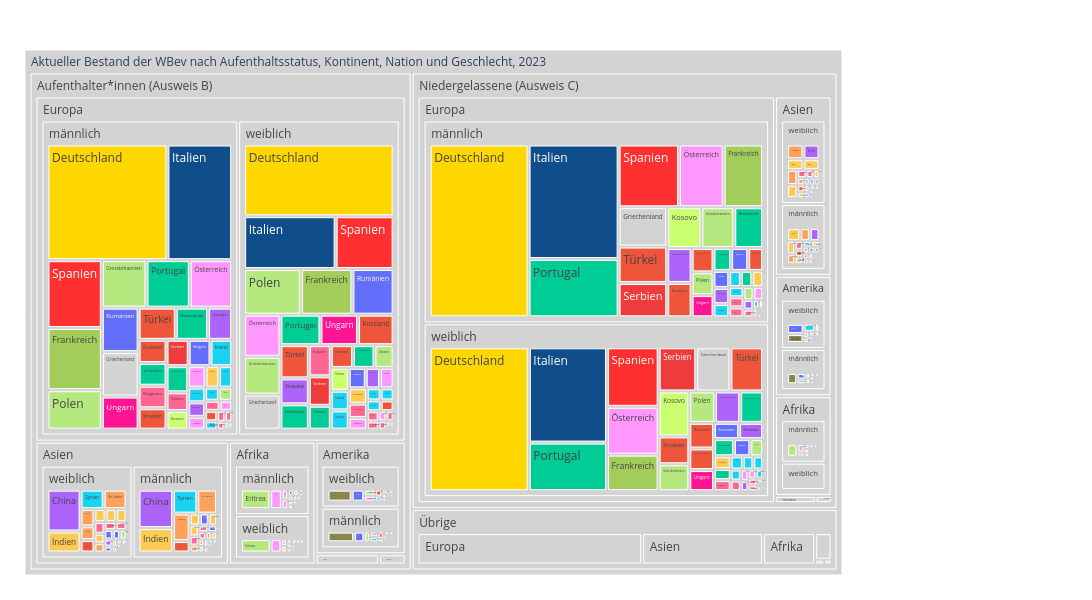

Here is the notebook cell this chart was saved with:
### Code cell
myTitle="Aktueller Bestand der WBev nach Aufenthaltsstatus, Kontinent, Nation und Geschlecht, "+data_max_date

fig = px.treemap(myTreemapAgg.reset_index().query('sum_WBev > 0'), path=[px.Constant(myTitle)
                                                   ,'AufArt2AggLang_noDM', 'KontinentLang', 'SexLang', 'NationHistLang']
                 , values='sum_WBev'
                 , color='NationHistLang'
                 ## bei discrete scales (bei Klassen und Strings):                 
                 , color_discrete_map={'(?)':'lightgrey','Deutschland':'gold', 'Spanien':'#FF3030', 'Serbien':'#EE3B3B', 'Frankreich':'#A2CD5A','Kosovo':'#CAFF70','Grossbritanien':'orange','Italien':'#104E8B','Ungarn':'deeppink','SVP':'Österreich', 'USA':'#8B864E','Griechenland':'#lightblue' }                
                 ## bei continuous scales (bei Zahlenwerten):
                , color_continuous_scale='Blues'
                #, color_continuous_midpoint=np.average(df['AnzBestWir'], weights=df['AnzBestWir'])  
                 ,height=600
                 ,width=1200                 
                )
fig.update_traces(root_color="grey")
fig.update_layout(margin = dict(t=50, l=25, r=250, b=25))
fig.show()

### Figure 1 — Plotly figure (JSON) as saved in the notebook; plotly's stock layout.template omitted (floating-point values rounded to 4 significant figures; data arrays with more than 128 entries replaced by an {"elided": "..."} marker saying what was removed)
{"data": [{"branchvalues": "total", "customdata": {"elided": "889x1 str values"}, "domain": {"x": [0, 1], "y": [0, 1]}, "hovertemplate": "labels=%{label}<br>sum_WBev=%{value}<br>parent=%{parent}<br>id=%{id}<br>NationHistLang=%{customdata[0]}<extra></extra>", "ids": {"elided": "889 str values"}, "labels": {"elided": "889 str values"}, "marker": {"colors": {"elided": "889 str values"}}, "name": "", "parents": {"elided": "889 str values"}, "root": {"color": "grey"}, "type": "treemap", "values": {"elided": "889 int values"}}], "layout": {"height": 600, "legend": {"tracegroupgap": 0}, "margin": {"b": 25, "l": 25, "r": 250, "t": 50}, "width": 1200}}
